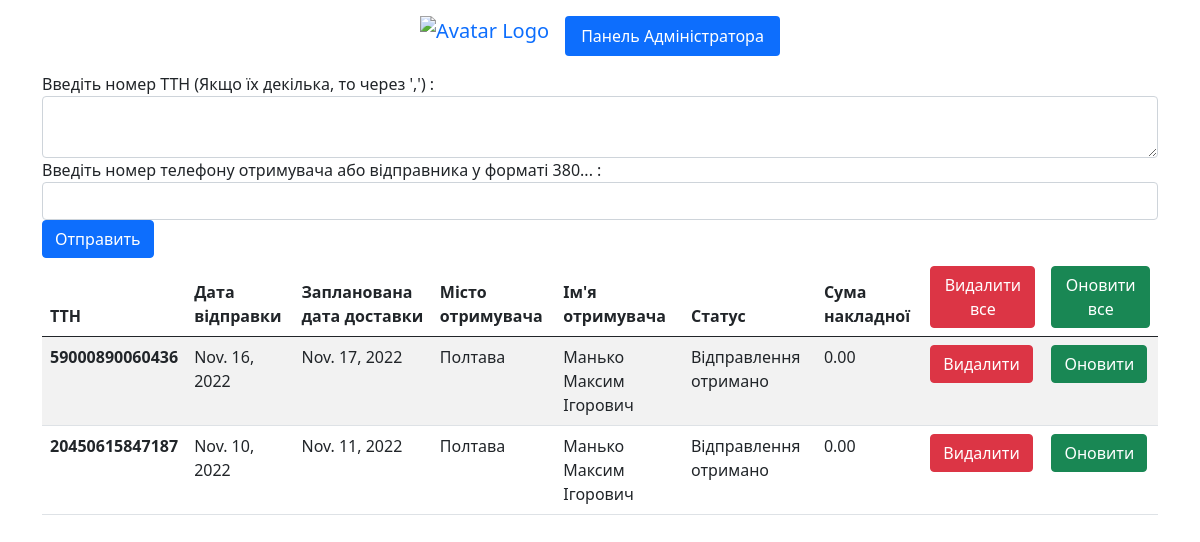
The page / on the database its author committed.
### np/models.py (models this page shows, shortened)
class Tracking(models.Model):
    ttn = models.CharField(max_length=20)
    status = models.CharField(max_length=20)
    sent_date = models.DateField()
    schedule_date = models.DateField()
    recipient_city = models.CharField(max_length=255)
    recipient_name = models.CharField(max_length=255)
    afterpayment_cost = models.DecimalField(max_digits=10, decimal_places=2, default=0.00)
    phone_sender = models.CharField(max_length=20)
    phone_recipient = models.CharField(max_length=20)

### np/views.py (the view)
# urls.py: path('', HomeView.as_view(), name='home'),
class HomeView(TemplateView):
    template_name = 'np/index.html'
    def get_context_data(self, **kwargs):
        context = super().get_context_data(**kwargs)
        context['title'] = 'Home'
        trackings = Tracking.objects.all()
        context['trackings'] = trackings
        return context

### np/templates/np/index.html (shortened to what this page needs)
<!doctype html>
<html lang="en">
  <head>
    <link href="https://cdn.jsdelivr.net/npm/bootstrap@5.0.2/dist/css/bootstrap.min.css" rel="stylesheet">
    <div class="container">
      <header class="d-flex justify-content-center py-3">
        <ul class="nav nav-pills">
          <a class="navbar-brand">
            <img src="https://posttrack.com/cdn/images/carriers/thumbnails/0251-novaposhta.png" alt="Avatar Logo" style="width:140px; margin-top:-14px">
          </a>
          <li class="nav-item"><a href="{% url 'admin:index' %}" class="nav-link active" aria-current="page">Панель Адміністратора</a></li>
        </ul>
      </header>
    </div>
  </head>
  <body>
    <div class="container">
      <div class="row">
        <div class="col-12">
          <form method="post" action={% url 'add_ttn' %}>
            Введіть номер ТТН (Якщо їх декілька, то через ',') :
            <textarea name="ttn" class="form-control" rows="2"></textarea>
            Введіть номер телефону отримувача або відправника у форматі 380... :
            <input type="text" name="phone" class="form-control">
            <input type="submit" value="Отправить" class="btn btn-primary">
            <table class="table table-striped">
                <thead>
                    <tr>
                    <th scope="col">ТТН</th>
                    <th scope="col">Дата відправки</th>
                    <th scope="col">Запланована дата доставки</th>
                    <th scope="col">Місто отримувача</th>
                    <th scope="col">Ім'я отримувача</th>
                    <th scope="col">Статус</th>
                    <th scope="col">Сума накладної</th>
                    <th>
                      <button type="button" class="btn btn-danger"><a href="delete_all_ttn/" style="color: white; text-decoration: none">Видалити все</a></button>
                    </th>
                    <th>
                      <button type="button" class="btn btn-success"><a href="update_all_ttn/" style="color: white; text-decoration: none">Оновити все</a></button>
                    </th>
                    </tr>
                </thead>
                <tbody>
                    {% for item in trackings %}
                    <tr>
                    <th scope="row">{{ item.ttn }}</th>
                    <td>{{ item.sent_date }}</td>
                    <td>{{ item.schedule_date }}</td>
                    <td>{{ item.recipient_city }}</td>
                    <td>{{ item.recipient_name }}</td>
                    <td>{{ item.status }}</td>
                    <td>{{ item.afterpayment_cost }}</td>
                    <td>
                      <button type="button" class="btn btn-danger"><a href="delete_ttn/{{ item.id }}" style="color: white; text-decoration: none">Видалити</a></button>
                    </td>
                    <td>
                      <button type="button" class="btn btn-success"><a href="update_ttn/{{ item.id }}" style="color: white; text-decoration: none">Оновити</a></button>
                    </td>
                    </tr>
                    {% endfor %}
                </tbody>
              </table>
        </div>
      </div>
  </body>
</html>

### rows shown on the page
Tracking: ttn "59000890060436", sent_date "Nov. 16, 2022", schedule_date "Nov. 17, 2022", recipient_city "Полтава", recipient_name "Манько Максим Ігорович", status "Відправлення отримано", afterpayment_cost "0.00"
Tracking: ttn "20450615847187", sent_date "Nov. 10, 2022", schedule_date "Nov. 11, 2022", recipient_city "Полтава", recipient_name "Манько Максим Ігорович", status "Відправлення отримано", afterpayment_cost "0.00"
